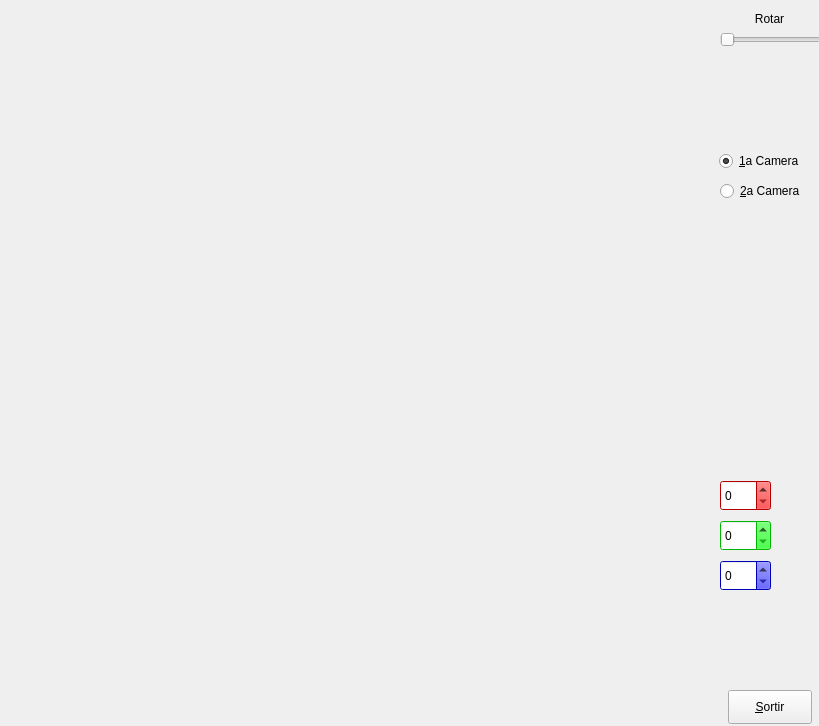
 <widget class="QWidget" name="MyForm">
  <property name="geometry">
   <rect>
    <x>0</x>
    <y>0</y>
    <width>819</width>
    <height>726</height>
   </rect>
  </property>
  <property name="windowTitle">
   <string>Form</string>
  </property>
  <widget class="MyGLWidget" name="widget" native="true">
   <property name="geometry">
    <rect>
     <x>6</x>
     <y>6</y>
     <width>715</width>
     <height>714</height>
    </rect>
   </property>
   <property name="sizePolicy">
    <sizepolicy hsizetype="Expanding" vsizetype="Expanding">
     <horstretch>0</horstretch>
     <verstretch>0</verstretch>
    </sizepolicy>
   </property>
  </widget>
  <widget class="QSlider" name="horizontalSlider">
   <property name="geometry">
    <rect>
     <x>720</x>
     <y>30</y>
     <width>101</width>
     <height>20</height>
    </rect>
   </property>
   <property name="maximum">
    <number>359</number>
   </property>
   <property name="orientation">
    <enum>Qt::Horizontal</enum>
   </property>
  </widget>
  <widget class="QLabel" name="label">
   <property name="geometry">
    <rect>
     <x>740</x>
     <y>10</y>
     <width>59</width>
     <height>18</height>
    </rect>
   </property>
   <property name="text">
    <string>Rotar</string>
   </property>
   <property name="alignment">
    <set>Qt::AlignCenter</set>
   </property>
  </widget>
  <widget class="QPushButton" name="pushButton">
   <property name="geometry">
    <rect>
     <x>728</x>
     <y>690</y>
     <width>84</width>
     <height>34</height>
    </rect>
   </property>
   <property name="sizePolicy">
    <sizepolicy hsizetype="Fixed" vsizetype="Fixed">
     <horstretch>0</horstretch>
     <verstretch>0</verstretch>
    </sizepolicy>
   </property>
   <property name="text">
    <string>&amp;Sortir</string>
   </property>
  </widget>
  <widget class="QRadioButton" name="radioButton">
   <property name="geometry">
    <rect>
     <x>719</x>
     <y>150</y>
     <width>101</width>
     <height>22</height>
    </rect>
   </property>
   <property name="text">
    <string>&amp;1a Camera</string>
   </property>
   <property name="checked">
    <bool>true</bool>
   </property>
  </widget>
  <widget class="QRadioButton" name="radioButton_2">
   <property name="geometry">
    <rect>
     <x>720</x>
     <y>180</y>
     <width>101</width>
     <height>22</height>
    </rect>
   </property>
   <property name="text">
    <string>&amp;2a Camera</string>
   </property>
  </widget>
  <widget class="QSpinBox" name="spinBox">
   <property name="geometry">
    <rect>
     <x>720</x>
     <y>480</y>
     <width>51</width>
     <height>31</height>
    </rect>
   </property>
   <property name="palette">
    <palette>
     <active>
      <colorrole role="WindowText">
       <brush brushstyle="SolidPattern">
        <color alpha="255">
         <red>0</red>
         <green>0</green>
         <blue>0</blue>
        </color>
       </brush>
      </colorrole>
      <colorrole role="Button">
       <brush brushstyle="SolidPattern">
        <color alpha="255">
         <red>255</red>
         <green>0</green>
         <blue>0</blue>
        </color>
       </brush>
      </colorrole>
      <colorrole role="Light">
       <brush brushstyle="SolidPattern">
        <color alpha="255">
         <red>255</red>
         <green>127</green>
         <blue>127</blue>
        </color>
       </brush>
      </colorrole>
      <colorrole role="Midlight">
       <brush brushstyle="SolidPattern">
        <color alpha="255">
         <red>255</red>
         <green>63</green>
         <blue>63</blue>
        </color>
       </brush>
      </colorrole>
      <colorrole role="Dark">
       <brush brushstyle="SolidPattern">
        <color alpha="255">
         <red>127</red>
         <green>0</green>
         <blue>0</blue>
        </color>
       </brush>
      </colorrole>
      <colorrole role="Mid">
       <brush brushstyle="SolidPattern">
        <color alpha="255">
         <red>170</red>
         <green>0</green>
         <blue>0</blue>
        </color>
       </brush>
      </colorrole>
      <colorrole role="Text">
       <brush brushstyle="SolidPattern">
        <color alpha="255">
         <red>0</red>
         <green>0</green>
         <blue>0</blue>
        </color>
       </brush>
      </colorrole>
      <colorrole role="BrightText">
       <brush brushstyle="SolidPattern">
        <color alpha="255">
         <red>255</red>
         <green>255</green>
         <blue>255</blue>
        </color>
       </brush>
      </colorrole>
      <colorrole role="ButtonText">
       <brush brushstyle="SolidPattern">
        <color alpha="255">
         <red>0</red>
         <green>0</green>
         <blue>0</blue>
        </color>
       </brush>
      </colorrole>
      <colorrole role="Base">
       <brush brushstyle="SolidPattern">
        <color alpha="255">
         <red>255</red>
         <green>255</green>
         <blue>255</blue>
        </color>
       </brush>
      </colorrole>
      <colorrole role="Window">
       <brush brushstyle="SolidPattern">
        <color alpha="255">
         <red>255</red>
         <green>0</green>
         <blue>0</blue>
        </color>
       </brush>
      </colorrole>
      <colorrole role="Shadow">
       <brush brushstyle="SolidPattern">
        <color alpha="255">
         <red>0</red>
         <green>0</green>
         <blue>0</blue>
        </color>
       </brush>
      </colorrole>
      <colorrole role="AlternateBase">
       <brush brushstyle="SolidPattern">
        <color alpha="255">
         <red>255</red>
         <green>127</green>
         <blue>127</blue>
        </color>
       </brush>
      </colorrole>
      <colorrole role="ToolTipBase">
       <brush brushstyle="SolidPattern">
        <color alpha="255">
         <red>255</red>
         <green>255</green>
         <blue>220</blue>
        </color>
       </brush>
      </colorrole>
      <colorrole role="ToolTipText">
       <brush brushstyle="SolidPattern">
        <color alpha="255">
         <red>0</red>
         <green>0</green>
         <blue>0</blue>
        </color>
       </brush>
      </colorrole>
     </active>
     <inactive>
      <colorrole role="WindowText">
       <brush brushstyle="SolidPattern">
        <color alpha="255">
         <red>0</red>
         <green>0</green>
         <blue>0</blue>
        </color>
       </brush>
      </colorrole>
      <colorrole role="Button">
       <brush brushstyle="SolidPattern">
        <color alpha="255">
         <red>255</red>
         <green>0</green>
         <blue>0</blue>
        </color>
       </brush>
      </colorrole>
      <colorrole role="Light">
       <brush brushstyle="SolidPattern">
        <color alpha="255">
         <red>255</red>
         <green>127</green>
         <blue>127</blue>
        </color>
       </brush>
      </colorrole>
      <colorrole role="Midlight">
       <brush brushstyle="SolidPattern">
        <color alpha="255">
         <red>255</red>
         <green>63</green>
         <blue>63</blue>
        </color>
       </brush>
      </colorrole>
      <colorrole role="Dark">
       <brush brushstyle="SolidPattern">
        <color alpha="255">
         <red>127</red>
         <green>0</green>
         <blue>0</blue>
        </color>
       </brush>
      </colorrole>
      <colorrole role="Mid">
       <brush brushstyle="SolidPattern">
        <color alpha="255">
         <red>170</red>
         <green>0</green>
         <blue>0</blue>
        </color>
       </brush>
      </colorrole>
      <colorrole role="Text">
       <brush brushstyle="SolidPattern">
        <color alpha="255">
         <red>0</red>
         <green>0</green>
         <blue>0</blue>
        </color>
       </brush>
      </colorrole>
      <colorrole role="BrightText">
       <brush brushstyle="SolidPattern">
        <color alpha="255">
         <red>255</red>
         <green>255</green>
         <blue>255</blue>
        </color>
       </brush>
      </colorrole>
      <colorrole role="ButtonText">
       <brush brushstyle="SolidPattern">
        <color alpha="255">
         <red>0</red>
         <green>0</green>
         <blue>0</blue>
        </color>
       </brush>
      </colorrole>
      <colorrole role="Base">
       <brush brushstyle="SolidPattern">
        <color alpha="255">
         <red>255</red>
         <green>255</green>
         <blue>255</blue>
        </color>
       </brush>
      </colorrole>
      <colorrole role="Window">
       <brush brushstyle="SolidPattern">
        <color alpha="255">
         <red>255</red>
         <green>0</green>
         <blue>0</blue>
        </color>
       </brush>
      </colorrole>
      <colorrole role="Shadow">
       <brush brushstyle="SolidPattern">
        <color alpha="255">
         <red>0</red>
         <green>0</green>
         <blue>0</blue>
        </color>
       </brush>
      </colorrole>
      <colorrole role="AlternateBase">
       <brush brushstyle="SolidPattern">
        <color alpha="255">
         <red>255</red>
         <green>127</green>
         <blue>127</blue>
        </color>
       </brush>
      </colorrole>
      <colorrole role="ToolTipBase">
       <brush brushstyle="SolidPattern">
        <color alpha="255">
         <red>255</red>
         <green>255</green>
         <blue>220</blue>
        </color>
       </brush>
      </colorrole>
      <colorrole role="ToolTipText">
       <brush brushstyle="SolidPattern">
        <color alpha="255">
         <red>0</red>
         <green>0</green>
         <blue>0</blue>
        </color>
       </brush>
      </colorrole>
     </inactive>
     <disabled>
      <colorrole role="WindowText">
       <brush brushstyle="SolidPattern">
        <color alpha="255">
         <red>127</red>
         <green>0</green>
         <blue>0</blue>
        </color>
       </brush>
      </colorrole>
      <colorrole role="Button">
       <brush brushstyle="SolidPattern">
        <color alpha="255">
         <red>255</red>
         <green>0</green>
         <blue>0</blue>
        </color>
       </brush>
      </colorrole>
      <colorrole role="Light">
       <brush brushstyle="SolidPattern">
        <color alpha="255">
         <red>255</red>
         <green>127</green>
         <blue>127</blue>
        </color>
       </brush>
      </colorrole>
      <colorrole role="Midlight">
       <brush brushstyle="SolidPattern">
        <color alpha="255">
         <red>255</red>
         <green>63</green>
         <blue>63</blue>
        </color>
       </brush>
      </colorrole>
      <colorrole role="Dark">
       <brush brushstyle="SolidPattern">
        <color alpha="255">
         <red>127</red>
         <green>0</green>
         <blue>0</blue>
        </color>
       </brush>
      </colorrole>
      <colorrole role="Mid">
       <brush brushstyle="SolidPattern">
        <color alpha="255">
         <red>170</red>
         <green>0</green>
         <blue>0</blue>
        </color>
       </brush>
      </colorrole>
      <colorrole role="Text">
       <brush brushstyle="SolidPattern">
        <color alpha="255">
         <red>127</red>
         <green>0</green>
         <blue>0</blue>
        </color>
       </brush>
      </colorrole>
      <colorrole role="BrightText">
       <brush brushstyle="SolidPattern">
        <color alpha="255">
         <red>255</red>
         <green>255</green>
         <blue>255</blue>
        </color>
       </brush>
      </colorrole>
      <colorrole role="ButtonText">
       <brush brushstyle="SolidPattern">
        <color alpha="255">
         <red>127</red>
         <green>0</green>
         <blue>0</blue>
        </color>
       </brush>
      </colorrole>
      <colorrole role="Base">
       <brush brushstyle="SolidPattern">
        <color alpha="255">
         <red>255</red>
         <green>0</green>
         <blue>0</blue>
        </color>
       </brush>
      </colorrole>
      <colorrole role="Window">
       <brush brushstyle="SolidPattern">
        <color alpha="255">
         <red>255</red>
         <green>0</green>
         <blue>0</blue>
        </color>
       </brush>
      </colorrole>
      <colorrole role="Shadow">
       <brush brushstyle="SolidPattern">
        <color alpha="255">
         <red>0</red>
         <green>0</green>
         <blue>0</blue>
        </color>
       </brush>
      </colorrole>
      <colorrole role="AlternateBase">
       <brush brushstyle="SolidPattern">
        <color alpha="255">
         <red>255</red>
         <green>0</green>
         <blue>0</blue>
        </color>
       </brush>
      </colorrole>
      <colorrole role="ToolTipBase">
       <brush brushstyle="SolidPattern">
        <color alpha="255">
         <red>255</red>
         <green>255</green>
         <blue>220</blue>
        </color>
       </brush>
      </colorrole>
      <colorrole role="ToolTipText">
       <brush brushstyle="SolidPattern">
        <color alpha="255">
         <red>0</red>
         <green>0</green>
         <blue>0</blue>
        </color>
       </brush>
      </colorrole>
     </disabled>
    </palette>
   </property>
   <property name="maximum">
    <number>255</number>
   </property>
  </widget>
  <widget class="QSpinBox" name="spinBox_2">
   <property name="geometry">
    <rect>
     <x>720</x>
     <y>520</y>
     <width>51</width>
     <height>31</height>
    </rect>
   </property>
   <property name="palette">
    <palette>
     <active>
      <colorrole role="WindowText">
       <brush brushstyle="SolidPattern">
        <color alpha="255">
         <red>0</red>
         <green>0</green>
         <blue>0</blue>
        </color>
       </brush>
      </colorrole>
      <colorrole role="Button">
       <brush brushstyle="SolidPattern">
        <color alpha="255">
         <red>0</red>
         <green>255</green>
         <blue>0</blue>
        </color>
       </brush>
      </colorrole>
      <colorrole role="Light">
       <brush brushstyle="SolidPattern">
        <color alpha="255">
         <red>127</red>
         <green>255</green>
         <blue>127</blue>
        </color>
       </brush>
      </colorrole>
      <colorrole role="Midlight">
       <brush brushstyle="SolidPattern">
        <color alpha="255">
         <red>63</red>
         <green>255</green>
         <blue>63</blue>
        </color>
       </brush>
      </colorrole>
      <colorrole role="Dark">
       <brush brushstyle="SolidPattern">
        <color alpha="255">
         <red>0</red>
         <green>127</green>
         <blue>0</blue>
        </color>
       </brush>
      </colorrole>
      <colorrole role="Mid">
       <brush brushstyle="SolidPattern">
        <color alpha="255">
         <red>0</red>
         <green>170</green>
         <blue>0</blue>
        </color>
       </brush>
      </colorrole>
      <colorrole role="Text">
       <brush brushstyle="SolidPattern">
        <color alpha="255">
         <red>0</red>
         <green>0</green>
         <blue>0</blue>
        </color>
       </brush>
      </colorrole>
      <colorrole role="BrightText">
       <brush brushstyle="SolidPattern">
        <color alpha="255">
         <red>255</red>
         <green>255</green>
         <blue>255</blue>
        </color>
       </brush>
      </colorrole>
      <colorrole role="ButtonText">
       <brush brushstyle="SolidPattern">
        <color alpha="255">
         <red>0</red>
         <green>0</green>
         <blue>0</blue>
        </color>
       </brush>
      </colorrole>
      <colorrole role="Base">
       <brush brushstyle="SolidPattern">
        <color alpha="255">
         <red>255</red>
         <green>255</green>
         <blue>255</blue>
        </color>
       </brush>
      </colorrole>
      <colorrole role="Window">
       <brush brushstyle="SolidPattern">
        <color alpha="255">
         <red>0</red>
         <green>255</green>
         <blue>0</blue>
        </color>
       </brush>
      </colorrole>
      <colorrole role="Shadow">
       <brush brushstyle="SolidPattern">
        <color alpha="255">
         <red>0</red>
         <green>0</green>
         <blue>0</blue>
        </color>
       </brush>
      </colorrole>
      <colorrole role="AlternateBase">
       <brush brushstyle="SolidPattern">
        <color alpha="255">
         <red>127</red>
         <green>255</green>
         <blue>127</blue>
        </color>
       </brush>
      </colorrole>
      <colorrole role="ToolTipBase">
       <brush brushstyle="SolidPattern">
        <color alpha="255">
         <red>255</red>
         <green>255</green>
         <blue>220</blue>
        </color>
       </brush>
      </colorrole>
      <colorrole role="ToolTipText">
       <brush brushstyle="SolidPattern">
        <color alpha="255">
         <red>0</red>
         <green>0</green>
         <blue>0</blue>
        </color>
       </brush>
      </colorrole>
     </active>
     <inactive>
      <colorrole role="WindowText">
       <brush brushstyle="SolidPattern">
        <color alpha="255">
         <red>0</red>
         <green>0</green>
         <blue>0</blue>
        </color>
       </brush>
      </colorrole>
      <colorrole role="Button">
       <brush brushstyle="SolidPattern">
        <color alpha="255">
         <red>0</red>
         <green>255</green>
         <blue>0</blue>
        </color>
       </brush>
      </colorrole>
      <colorrole role="Light">
       <brush brushstyle="SolidPattern">
        <color alpha="255">
         <red>127</red>
         <green>255</green>
         <blue>127</blue>
        </color>
       </brush>
      </colorrole>
      <colorrole role="Midlight">
       <brush brushstyle="SolidPattern">
        <color alpha="255">
         <red>63</red>
         <green>255</green>
         <blue>63</blue>
        </color>
       </brush>
      </colorrole>
      <colorrole role="Dark">
       <brush brushstyle="SolidPattern">
        <color alpha="255">
         <red>0</red>
         <green>127</green>
         <blue>0</blue>
        </color>
       </brush>
      </colorrole>
      <colorrole role="Mid">
       <brush brushstyle="SolidPattern">
        <color alpha="255">
         <red>0</red>
         <green>170</green>
         <blue>0</blue>
        </color>
       </brush>
      </colorrole>
      <colorrole role="Text">
       <brush brushstyle="SolidPattern">
        <color alpha="255">
         <red>0</red>
         <green>0</green>
         <blue>0</blue>
        </color>
       </brush>
      </colorrole>
      <colorrole role="BrightText">
       <brush brushstyle="SolidPattern">
        <color alpha="255">
         <red>255</red>
         <green>255</green>
         <blue>255</blue>
        </color>
       </brush>
      </colorrole>
      <colorrole role="ButtonText">
       <brush brushstyle="SolidPattern">
        <color alpha="255">
         <red>0</red>
         <green>0</green>
         <blue>0</blue>
        </color>
       </brush>
      </colorrole>
      <colorrole role="Base">
       <brush brushstyle="SolidPattern">
        <color alpha="255">
         <red>255</red>
         <green>255</green>
         <blue>255</blue>
        </color>
       </brush>
      </colorrole>
      <colorrole role="Window">
       <brush brushstyle="SolidPattern">
        <color alpha="255">
         <red>0</red>
         <green>255</green>
         <blue>0</blue>
        </color>
       </brush>
      </colorrole>
      <colorrole role="Shadow">
       <brush brushstyle="SolidPattern">
        <color alpha="255">
         <red>0</red>
         <green>0</green>
         <blue>0</blue>
        </color>
       </brush>
      </colorrole>
      <colorrole role="AlternateBase">
       <brush brushstyle="SolidPattern">
        <color alpha="255">
         <red>127</red>
         <green>255</green>
         <blue>127</blue>
        </color>
       </brush>
      </colorrole>
      <colorrole role="ToolTipBase">
       <brush brushstyle="SolidPattern">
        <color alpha="255">
         <red>255</red>
         <green>255</green>
         <blue>220</blue>
        </color>
       </brush>
      </colorrole>
      <colorrole role="ToolTipText">
       <brush brushstyle="SolidPattern">
        <color alpha="255">
         <red>0</red>
         <green>0</green>
         <blue>0</blue>
        </color>
       </brush>
      </colorrole>
     </inactive>
     <disabled>
      <colorrole role="WindowText">
       <brush brushstyle="SolidPattern">
        <color alpha="255">
         <red>0</red>
         <green>127</green>
         <blue>0</blue>
        </color>
       </brush>
      </colorrole>
      <colorrole role="Button">
       <brush brushstyle="SolidPattern">
        <color alpha="255">
         <red>0</red>
         <green>255</green>
         <blue>0</blue>
        </color>
       </brush>
      </colorrole>
      <colorrole role="Light">
       <brush brushstyle="SolidPattern">
        <color alpha="255">
         <red>127</red>
         <green>255</green>
         <blue>127</blue>
        </color>
       </brush>
      </colorrole>
      <colorrole role="Midlight">
       <brush brushstyle="SolidPattern">
        <color alpha="255">
         <red>63</red>
         <green>255</green>
         <blue>63</blue>
        </color>
       </brush>
      </colorrole>
      <colorrole role="Dark">
       <brush brushstyle="SolidPattern">
        <color alpha="255">
         <red>0</red>
         <green>127</green>
         <blue>0</blue>
        </color>
       </brush>
      </colorrole>
      <colorrole role="Mid">
       <brush brushstyle="SolidPattern">
        <color alpha="255">
         <red>0</red>
         <green>170</green>
         <blue>0</blue>
        </color>
       </brush>
      </colorrole>
      <colorrole role="Text">
       <brush brushstyle="SolidPattern">
        <color alpha="255">
         <red>0</red>
         <green>127</green>
         <blue>0</blue>
        </color>
       </brush>
      </colorrole>
      <colorrole role="BrightText">
       <brush brushstyle="SolidPattern">
        <color alpha="255">
         <red>255</red>
         <green>255</green>
         <blue>255</blue>
        </color>
       </brush>
      </colorrole>
      <colorrole role="ButtonText">
       <brush brushstyle="SolidPattern">
        <color alpha="255">
         <red>0</red>
         <green>127</green>
         <blue>0</blue>
        </color>
       </brush>
      </colorrole>
      <colorrole role="Base">
       <brush brushstyle="SolidPattern">
        <color alpha="255">
         <red>0</red>
         <green>255</green>
         <blue>0</blue>
        </color>
       </brush>
      </colorrole>
      <colorrole role="Window">
       <brush brushstyle="SolidPattern">
        <color alpha="255">
         <red>0</red>
         <green>255</green>
         <blue>0</blue>
        </color>
       </brush>
      </colorrole>
      <colorrole role="Shadow">
       <brush brushstyle="SolidPattern">
        <color alpha="255">
         <red>0</red>
         <green>0</green>
         <blue>0</blue>
        </color>
       </brush>
      </colorrole>
      <colorrole role="AlternateBase">
       <brush brushstyle="SolidPattern">
        <color alpha="255">
         <red>0</red>
         <green>255</green>
         <blue>0</blue>
        </color>
       </brush>
      </colorrole>
      <colorrole role="ToolTipBase">
       <brush brushstyle="SolidPattern">
        <color alpha="255">
         <red>255</red>
         <green>255</green>
         <blue>220</blue>
        </color>
       </brush>
      </colorrole>
      <colorrole role="ToolTipText">
       <brush brushstyle="SolidPattern">
        <color alpha="255">
         <red>0</red>
         <green>0</green>
         <blue>0</blue>
        </color>
       </brush>
      </colorrole>
     </disabled>
    </palette>
   </property>
   <property name="maximum">
    <number>255</number>
   </property>
  </widget>
  <widget class="QSpinBox" name="spinBox_3">
   <property name="geometry">
    <rect>
     <x>720</x>
     <y>560</y>
     <width>51</width>
     <height>31</height>
    </rect>
   </property>
   <property name="palette">
    <palette>
     <active>
      <colorrole role="WindowText">
       <brush brushstyle="SolidPattern">
        <color alpha="255">
         <red>0</red>
         <green>0</green>
         <blue>0</blue>
        </color>
       </brush>
      </colorrole>
      <colorrole role="Button">
       <brush brushstyle="SolidPattern">
        <color alpha="255">
         <red>0</red>
         <green>0</green>
         <blue>255</blue>
        </color>
       </brush>
      </colorrole>
      <colorrole role="Light">
       <brush brushstyle="SolidPattern">
        <color alpha="255">
         <red>127</red>
         <green>127</green>
         <blue>255</blue>
        </color>
       </brush>
      </colorrole>
      <colorrole role="Midlight">
       <brush brushstyle="SolidPattern">
        <color alpha="255">
         <red>63</red>
         <green>63</green>
         <blue>255</blue>
        </color>
       </brush>
      </colorrole>
      <colorrole role="Dark">
       <brush brushstyle="SolidPattern">
        <color alpha="255">
         <red>0</red>
         <green>0</green>
         <blue>127</blue>
        </color>
       </brush>
      </colorrole>
      <colorrole role="Mid">
       <brush brushstyle="SolidPattern">
        <color alpha="255">
         <red>0</red>
         <green>0</green>
         <blue>170</blue>
        </color>
       </brush>
      </colorrole>
      <colorrole role="Text">
       <brush brushstyle="SolidPattern">
        <color alpha="255">
         <red>0</red>
         <green>0</green>
         <blue>0</blue>
        </color>
       </brush>
      </colorrole>
      <colorrole role="BrightText">
       <brush brushstyle="SolidPattern">
        <color alpha="255">
         <red>255</red>
         <green>255</green>
         <blue>255</blue>
        </color>
       </brush>
      </colorrole>
      <colorrole role="ButtonText">
       <brush brushstyle="SolidPattern">
        <color alpha="255">
         <red>0</red>
         <green>0</green>
         <blue>0</blue>
        </color>
       </brush>
      </colorrole>
      <colorrole role="Base">
       <brush brushstyle="SolidPattern">
        <color alpha="255">
         <red>255</red>
         <green>255</green>
         <blue>255</blue>
        </color>
       </brush>
      </colorrole>
      <colorrole role="Window">
       <brush brushstyle="SolidPattern">
        <color alpha="255">
         <red>0</red>
         <green>0</green>
         <blue>255</blue>
        </color>
       </brush>
      </colorrole>
      <colorrole role="Shadow">
       <brush brushstyle="SolidPattern">
        <color alpha="255">
         <red>0</red>
         <green>0</green>
         <blue>0</blue>
        </color>
       </brush>
      </colorrole>
      <colorrole role="AlternateBase">
       <brush brushstyle="SolidPattern">
        <color alpha="255">
         <red>127</red>
         <green>127</green>
         <blue>255</blue>
        </color>
       </brush>
      </colorrole>
      <colorrole role="ToolTipBase">
       <brush brushstyle="SolidPattern">
        <color alpha="255">
         <red>255</red>
         <green>255</green>
         <blue>220</blue>
        </color>
       </brush>
      </colorrole>
      <colorrole role="ToolTipText">
       <brush brushstyle="SolidPattern">
        <color alpha="255">
         <red>0</red>
         <green>0</green>
         <blue>0</blue>
        </color>
       </brush>
      </colorrole>
     </active>
     <inactive>
      <colorrole role="WindowText">
       <brush brushstyle="SolidPattern">
        <color alpha="255">
         <red>0</red>
         <green>0</green>
         <blue>0</blue>
        </color>
       </brush>
      </colorrole>
      <colorrole role="Button">
       <brush brushstyle="SolidPattern">
        <color alpha="255">
         <red>0</red>
         <green>0</green>
         <blue>255</blue>
        </color>
       </brush>
      </colorrole>
      <colorrole role="Light">
       <brush brushstyle="SolidPattern">
        <color alpha="255">
         <red>127</red>
         <green>127</green>
         <blue>255</blue>
        </color>
       </brush>
      </colorrole>
      <colorrole role="Midlight">
       <brush brushstyle="SolidPattern">
        <color alpha="255">
         <red>63</red>
         <green>63</green>
         <blue>255</blue>
        </color>
       </brush>
      </colorrole>
      <colorrole role="Dark">
       <brush brushstyle="SolidPattern">
        <color alpha="255">
         <red>0</red>
         <green>0</green>
         <blue>127</blue>
        </color>
       </brush>
      </colorrole>
      <colorrole role="Mid">
       <brush brushstyle="SolidPattern">
        <color alpha="255">
         <red>0</red>
         <green>0</green>
         <blue>170</blue>
        </color>
       </brush>
      </colorrole>
      <colorrole role="Text">
       <brush brushstyle="SolidPattern">
        <color alpha="255">
         <red>0</red>
         <green>0</green>
         <blue>0</blue>
        </color>
       </brush>
      </colorrole>
      <colorrole role="BrightText">
       <brush brushstyle="SolidPattern">
        <color alpha="255">
         <red>255</red>
         <green>255</green>
         <blue>255</blue>
        </color>
       </brush>
      </colorrole>
      <colorrole role="ButtonText">
       <brush brushstyle="SolidPattern">
        <color alpha="255">
         <red>0</red>
         <green>0</green>
         <blue>0</blue>
        </color>
       </brush>
      </colorrole>
      <colorrole role="Base">
       <brush brushstyle="SolidPattern">
        <color alpha="255">
         <red>255</red>
         <green>255</green>
         <blue>255</blue>
        </color>
       </brush>
      </colorrole>
      <colorrole role="Window">
       <brush brushstyle="SolidPattern">
        <color alpha="255">
         <red>0</red>
         <green>0</green>
         <blue>255</blue>
        </color>
       </brush>
      </colorrole>
      <colorrole role="Shadow">
       <brush brushstyle="SolidPattern">
        <color alpha="255">
         <red>0</red>
         <green>0</green>
         <blue>0</blue>
        </color>
       </brush>
      </colorrole>
      <colorrole role="AlternateBase">
       <brush brushstyle="SolidPattern">
        <color alpha="255">
         <red>127</red>
         <green>127</green>
         <blue>255</blue>
        </color>
       </brush>
      </colorrole>
      <colorrole role="ToolTipBase">
       <brush brushstyle="SolidPattern">
        <color alpha="255">
         <red>255</red>
         <green>255</green>
         <blue>220</blue>
        </color>
       </brush>
      </colorrole>
      <colorrole role="ToolTipText">
       <brush brushstyle="SolidPattern">
        <color alpha="255">
         <red>0</red>
         <green>0</green>
         <blue>0</blue>
        </color>
       </brush>
      </colorrole>
     </inactive>
     <disabled>
      <colorrole role="WindowText">
       <brush brushstyle="SolidPattern">
        <color alpha="255">
         <red>0</red>
         <green>0</green>
         <blue>127</blue>
        </color>
       </brush>
      </colorrole>
      <colorrole role="Button">
       <brush brushstyle="SolidPattern">
        <color alpha="255">
         <red>0</red>
         <green>0</green>
         <blue>255</blue>
        </color>
       </brush>
      </colorrole>
      <colorrole role="Light">
       <brush brushstyle="SolidPattern">
        <color alpha="255">
         <red>127</red>
         <green>127</green>
         <blue>255</blue>
        </color>
       </brush>
      </colorrole>
      <colorrole role="Midlight">
       <brush brushstyle="SolidPattern">
        <color alpha="255">
         <red>63</red>
         <green>63</green>
         <blue>255</blue>
        </color>
       </brush>
      </colorrole>
      <colorrole role="Dark">
       <brush brushstyle="SolidPattern">
        <color alpha="255">
         <red>0</red>
         <green>0</green>
         <blue>127</blue>
        </color>
       </brush>
      </colorrole>
      <colorrole role="Mid">
       <brush brushstyle="SolidPattern">
        <color alpha="255">
         <red>0</red>
         <green>0</green>
         <blue>170</blue>
        </color>
       </brush>
      </colorrole>
      <colorrole role="Text">
       <brush brushstyle="SolidPattern">
        <color alpha="255">
         <red>0</red>
         <green>0</green>
         <blue>127</blue>
        </color>
       </brush>
      </colorrole>
      <colorrole role="BrightText">
       <brush brushstyle="SolidPattern">
        <color alpha="255">
         <red>255</red>
         <green>255</green>
         <blue>255</blue>
        </color>
       </brush>
      </colorrole>
      <colorrole role="ButtonText">
       <brush brushstyle="SolidPattern">
        <color alpha="255">
         <red>0</red>
         <green>0</green>
         <blue>127</blue>
        </color>
       </brush>
      </colorrole>
      <colorrole role="Base">
       <brush brushstyle="SolidPattern">
        <color alpha="255">
         <red>0</red>
         <green>0</green>
         <blue>255</blue>
        </color>
       </brush>
      </colorrole>
      <colorrole role="Window">
       <brush brushstyle="SolidPattern">
        <color alpha="255">
         <red>0</red>
         <green>0</green>
         <blue>255</blue>
        </color>
       </brush>
      </colorrole>
      <colorrole role="Shadow">
       <brush brushstyle="SolidPattern">
        <color alpha="255">
         <red>0</red>
         <green>0</green>
         <blue>0</blue>
        </color>
       </brush>
      </colorrole>
      <colorrole role="AlternateBase">
       <brush brushstyle="SolidPattern">
        <color alpha="255">
         <red>0</red>
         <green>0</green>
         <blue>255</blue>
        </color>
       </brush>
      </colorrole>
      <colorrole role="ToolTipBase">
       <brush brushstyle="SolidPattern">
        <color alpha="255">
         <red>255</red>
         <green>255</green>
         <blue>220</blue>
        </color>
       </brush>
      </colorrole>
      <colorrole role="ToolTipText">
       <brush brushstyle="SolidPattern">
        <color alpha="255">
         <red>0</red>
         <green>0</green>
         <blue>0</blue>
        </color>
       </brush>
      </colorrole>
     </disabled>
    </palette>
   </property>
   <property name="maximum">
    <number>255</number>
   </property>
  </widget>
  <widget class="MyLabel" name="label_2">
   <property name="geometry">
    <rect>
     <x>780</x>
     <y>480</y>
     <width>31</width>
     <height>111</height>
    </rect>
   </property>
   <property name="text">
    <string/>
   </property>
  </widget>
 </widget>
